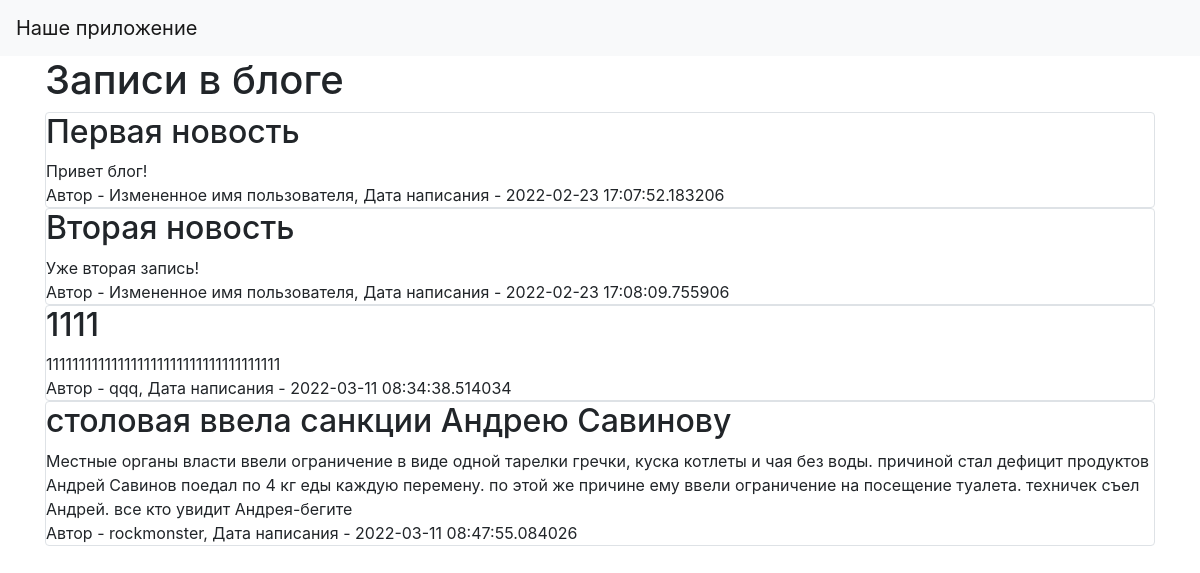
Before: / with the older database file.
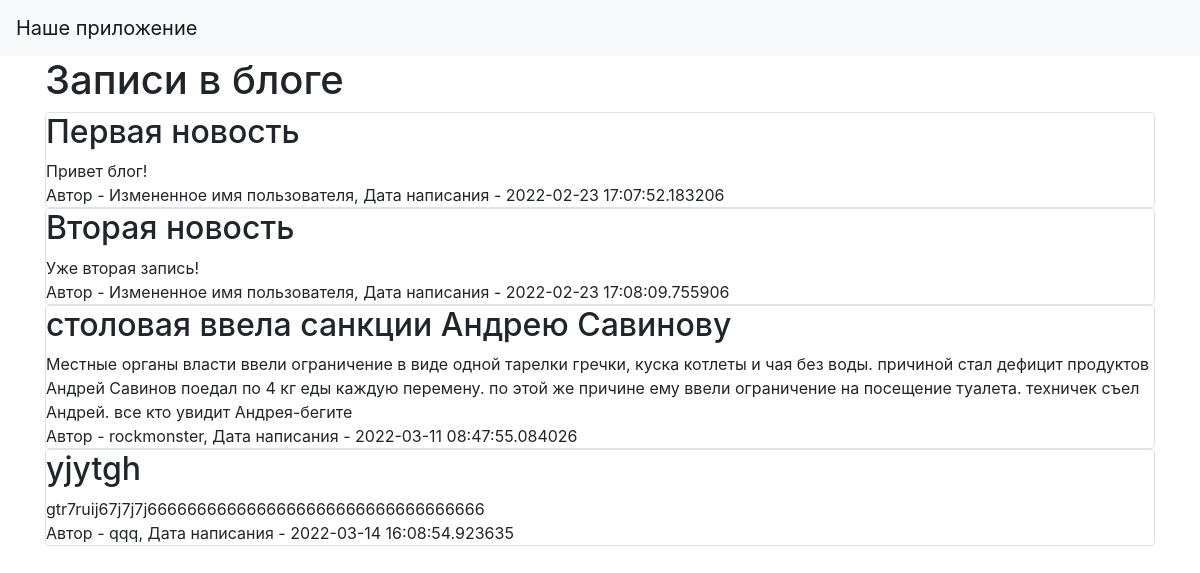
After: the same page with the newer database file.
### data/news.py (models this page shows)
class News(SqlAlchemyBase, UserMixin, SerializerMixin):
    __tablename__ = 'news'
    id = sqlalchemy.Column(sqlalchemy.Integer,
                           primary_key=True, autoincrement=True)
    title = sqlalchemy.Column(sqlalchemy.String, nullable=True)
    content = sqlalchemy.Column(sqlalchemy.String, nullable=True)
    created_date = sqlalchemy.Column(sqlalchemy.DateTime,
                                     default=datetime.datetime.now)
    is_private = sqlalchemy.Column(sqlalchemy.Boolean, default=True)
    user_id = sqlalchemy.Column(sqlalchemy.Integer,
                                sqlalchemy.ForeignKey("users.id"))
    user = orm.relation('User')
    categories = orm.relation("Category", secondary="association", backref="news")

### data/users.py (models this page shows, shortened)
class User(SqlAlchemyBase, UserMixin, SerializerMixin):
    news = orm.relation("News", back_populates='user')
    __tablename__ = 'users'
    id = sqlalchemy.Column(sqlalchemy.Integer,
                           primary_key=True, autoincrement=True)
    name = sqlalchemy.Column(sqlalchemy.String, nullable=True)
    about = sqlalchemy.Column(sqlalchemy.String, nullable=True)
    email = sqlalchemy.Column(sqlalchemy.String,
                              index=True, unique=True, nullable=True)
    hashed_password = sqlalchemy.Column(sqlalchemy.String, nullable=True)
    created_date = sqlalchemy.Column(sqlalchemy.DateTime,
                                     default=datetime.datetime.now)

### main.py (the view)
@app.route("/")
def index():
    db_sess = db_session.create_session()
    news = db_sess.query(News).filter(News.is_private != True)
    return render_template("index.html", news=news)

### data/db_session.py (called while the page is built)
def create_session() -> Session:
    global __factory
    return __factory()

### templates/index.html (shortened to what this page needs)
{% extends "base.html" %}
{% block content %}
<h1>Записи в блоге</h1>
{% for item in news%}
<div class="col-md6 border rounded">
    <h2>{{item.title}}</h2>
    <div>
        {{item.content}}
    </div>
    <div>
        Автор - {{item.user.name}}, Дата написания - {{item.created_date}}
    </div>
</div>
{% endfor %}
{% endblock %}

### templates/base.html (shortened to what this page needs)
<!doctype html>
<html lang="en">
<head>
    <link rel="stylesheet"
          href="https://stackpath.bootstrapcdn.com/bootstrap/4.4.1/css/bootstrap.min.css"
>
</head>
<body>
<header>
    <nav class="navbar navbar-light bg-light">
        <a class="navbar-brand" href="#">Наше приложение</a>
    </nav>
</header>
<main role="main" class="container">
    {% block content %}{% endblock %}
</main>
</body>
</html>

Changed rows visible on the page:
no longer on this page (row edited): News: title "1111", content "111111111111111111111111111111111111", user.name "qqq", created_date "2022-03-11 08:34:38.514034"
added News: title "yjytgh", content "gtr7ruij67j7j7j6666666666666666666666666666666666", user.name "qqq", created_date "2022-03-14 16:08:54.923635"
